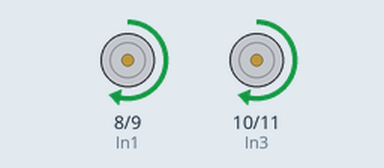
Bench run of a sketch on a simulated Arduino Uno, built with avr-gcc and run on an emulated ATmega328P. Shown: motor-driver pin pairs drawn as motors (green arrow = first pin HIGH = forward, orange = second pin HIGH = backward, longer = more drive, scaled by the enable pin).

Above: at 0.1 s.
At 8.65 s:
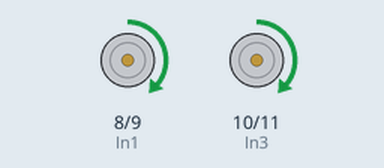
At 17.2 s:
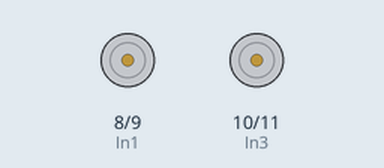
At 33.3 s:
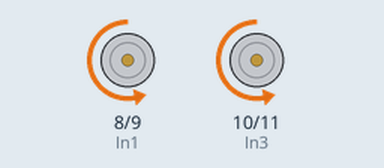
Timing chart, 0 to 40.0 s (numbered marks = the images above):
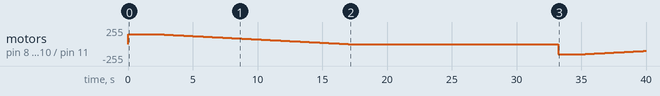

The sketch:

Test_sketch.ino
```cpp
int In1 = 8;
int In2 = 9;
int In3 = 10;
int In4 = 11;
int EnA = 5; //right motor speed control: PWM pin on Arduino denoted by "~"
int EnB = 6;  //left motor speed control: PWM pin on Arduino denoted by "~"

void accelerate() // accelerate from rest to maximum speed
{
  for (int i = 0; i < 151; i++)
  {
    analogWrite(EnA, i);
    analogWrite(EnB, i);
    delay(100);
  }
}
void decelerate()  // decelerate from maximum speed to rest
{
  for (int i = 150; i >= 0; --i)
  {
    analogWrite(EnA, i);
    analogWrite(EnB, i);
    delay(100);
  }
}

void goForward()   //run both motors forward simultaneously
{
  // forward left motor
  digitalWrite(In1, HIGH);
  digitalWrite(In2, LOW);
  // set speed out of possible range 0~255
  analogWrite(EnA, 150);
  // forward right motor
  digitalWrite(In3, HIGH);
  digitalWrite(In4, LOW);
  // set speed out of possible range 0~255
  analogWrite(EnB, 150);
}
  void noGo() //turn off both motors to stop
{
  digitalWrite(In1, LOW);
  digitalWrite(In2, LOW);
  digitalWrite(In3, LOW);
  digitalWrite(In4, LOW);
}

void goBackward()   //run both motors backward simultaneously
{
  // reverse left motor
  digitalWrite(In1, LOW);
  digitalWrite(In2, HIGH);
  // set speed out of possible range 0~255
  analogWrite(EnA, 150);
  // reverse right motor
  digitalWrite(In3, LOW);
  digitalWrite(In4, HIGH);
  // set speed out of possible range 0~255
  analogWrite(EnB, 150);
}
void goLeft()   //run left motor forward and right motor backward
{
  // forward left motor
  digitalWrite(In1, HIGH);
  digitalWrite(In2, LOW);
  // set speed out of possible range 0~255
  analogWrite(EnA, 150);
  // reverse right motor
  digitalWrite(In3, LOW);
  digitalWrite(In4, HIGH);
  // set speed out of possible range 0~255
  analogWrite(EnB, 150);
}
void goRight()   //run left motor backward and right motor forward
{
  // reverse left motor
  digitalWrite(In1, LOW);
  digitalWrite(In2, HIGH);
  // set speed out of possible range 0~255
  analogWrite(EnA, 150);
  // forward right motor
  digitalWrite(In3, HIGH);
  digitalWrite(In4, LOW);
  // set speed out of possible range 0~255
  analogWrite(EnB, 150);
}
void setup()
{
  // put your setup code here, to run once:

  // All motor control pins are outputs
  pinMode(In1, OUTPUT);
  pinMode(In2, OUTPUT);
  pinMode(In3, OUTPUT);
  pinMode(In4, OUTPUT);
  pinMode(EnA, OUTPUT);
  pinMode(EnB, OUTPUT);
}

void loop()
{
  // put your main code here, to run repeatedly:
  goForward();
  delay(2000);
  decelerate();
  noGo();
  delay(1000);
  accelerate();
  goBackward();
  delay(2000);
  decelerate();
  noGo();
  delay(1000);
}
```

Measured:
- by itself, motor on pin 8 (In1) / pin 9 (In2), motor on pin 10 (In3) / pin 11 (In4): stopped → forward 150/255 at 0.00 s, → forward 149/255 2.1 s later, → forward 148/255 0.10 s later, → forward 147/255 0.10 s later, … (199 changes in this stretch)
